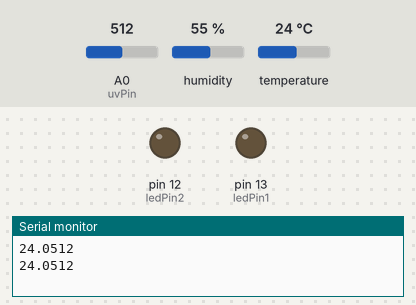
Bench run of a sketch on a simulated Arduino Uno, built with avr-gcc and run on an emulated ATmega328P. Shown: output pins drawn as LEDs (lit = HIGH), the last lines printed to the serial monitor. The inputs (shaded band) are chosen by the test bench; at power-on: temperature 24 °C, A0 (uvPin) = 512, humidity 55 %.

Above: at 1.9 s.
2.0 s: temperature set to 30.6 °C
3.5 s: temperature set to 31.6 °C
At 5.6 s:
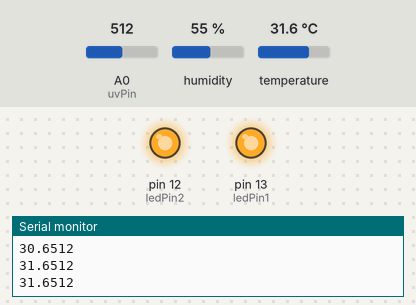
5.9 s: temperature set to 12 °C
At 7.1 s:
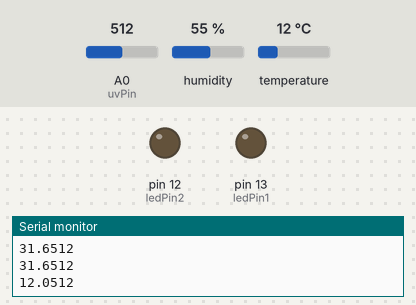
8.0 s: temperature set to 33 °C
At 9.8 s:
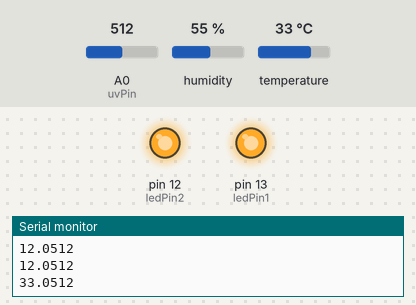
Timing chart, 0 to 11.2 s (numbered marks = the images above; inputs shaded):
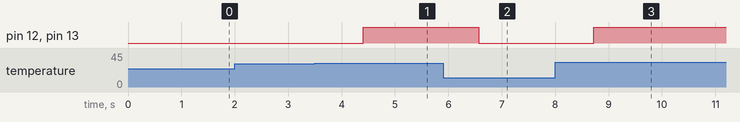

The sketch:

UV.ino
```cpp
#include <Wire.h>
#include "Adafruit_AHTX0.h"
Adafruit_AHTX0 aht;
const int uvPin = A0;
const int ledPin1 = 13;
const int ledPin2 = 12;

void setup() {
  Serial.begin(9600);

  if (!aht.begin()) {
    Serial.println("erro");
    while (1) delay(10);
  }

  pinMode(ledPin1, OUTPUT);
  pinMode(ledPin2, OUTPUT);
}

void loop() {
  sensors_event_t humidity, temp;
  aht.getEvent(&humidity, &temp);
  float temperature = temp.temperature;

  int uvRaw = analogRead(uvPin);
  Serial.print(temperature, 1);
  Serial.println(uvRaw);

  if (temperature > 31.0 && uvRaw > 1) {
    digitalWrite(ledPin1, HIGH);
    digitalWrite(ledPin2, HIGH);
  } else {
    digitalWrite(ledPin1, LOW);
    digitalWrite(ledPin2, LOW);
    // digitalWrite(4, HIGH);
  }
  delay(1000);
}
```

Measured:
- the behaviour switches between 31 and 31.1 °C on temperature (found by bisection; images 0 and 1)
- after the input at 3.5 s, pin 12 (ledPin2), pin 13 (ledPin1): LOW → HIGH after 0.90 s
- after the input at 5.9 s, pin 12 (ledPin2), pin 13 (ledPin1): HIGH → LOW after 0.67 s
- after the input at 8.0 s, pin 12 (ledPin2), pin 13 (ledPin1): LOW → HIGH after 0.73 s
